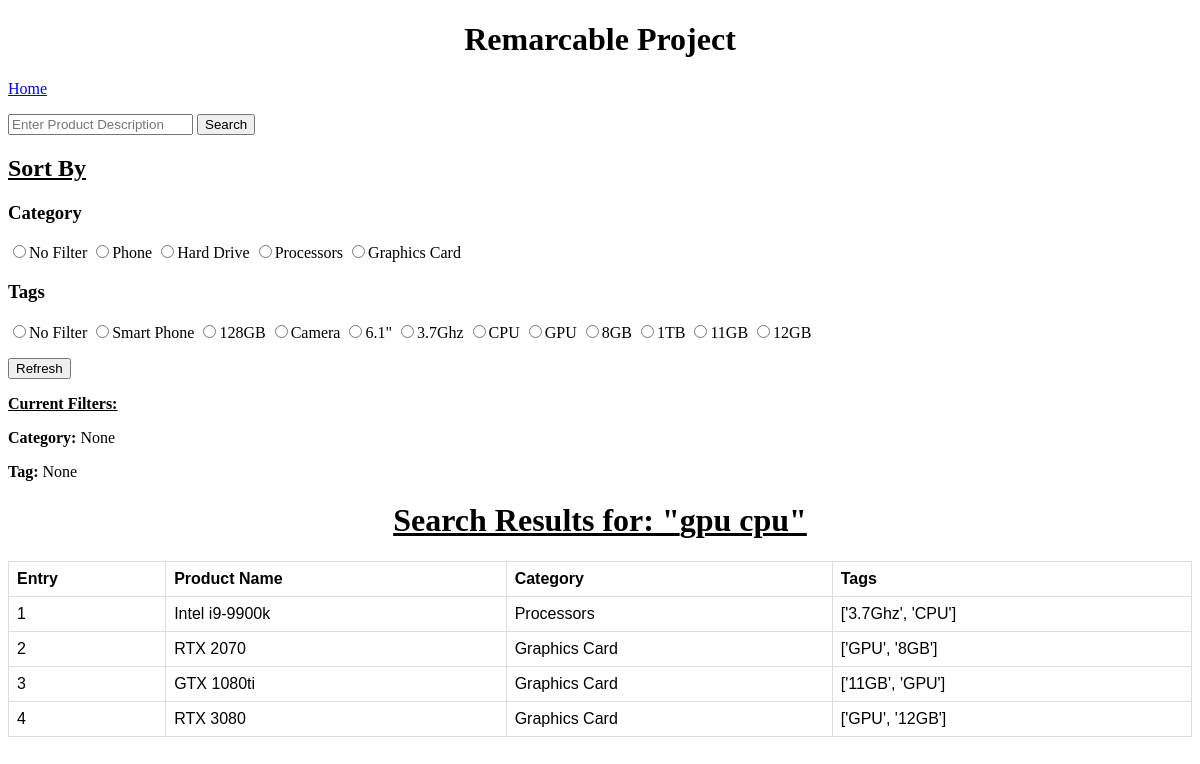
/search_results, run on the app's committed database.
### remarcable_app/models.py (models this page shows)
class Tag(models.Model):
    tag_name = models.CharField(max_length=20)
    def __str__(self) -> str:
        return self.tag_name

class SearchHistory(models.Model):
    search_name = models.CharField(max_length=50)
    def __str__(self) -> str:
        return self.search_name

class Category(models.Model):
    category_name = models.CharField(max_length=20)
    def __str__(self) -> str:
        return self.category_name

class Product(models.Model):
    product_name = models.CharField(max_length=20)
    category = models.ForeignKey('remarcable_app.category', on_delete=models.CASCADE)
    def __str__(self) -> str:
        return self.product_name

### remarcable_app/views.py (the view)
# urls.py: path('search_results', views.search_results, name='search_results')
def search_results(request):
    product_table = pull_all_products()
    tag_product_table = pull_all_tagged_products()
    categories = pull_all_categories()
    just_tags = pull_all_tags()
    search_list = []
    final_products = []
    category_filter = 'None'
    tag_filter = 'None'
    """
    pull the last search term so that if search_results page is refreshed without submitting a new search,
    the search results are still shown and filters can be applied.
    """
    raw_search = str(SearchHistory.objects.last())
    if request.method == "POST" and request.POST.get('text_input') is not None:
        raw_search = request.POST.get('text_input')
        latest_search = SearchHistory.objects.create(search_name=raw_search)
        """
        in order to keep the SearchHistory database from getting too large, we will check to see if it is larger
        than 15 entries. If so, call the delete_old_searches function and delete the 10 oldest searches.
        """
        if len(SearchHistory.objects.all().values_list()) > 15:
            delete_old_searches()
        search_list = strip_search_results(raw_search)
        if len(search_list) > 0:
            final_products = search_products(search_list,product_table,tag_product_table)
        product_table = product_table.filter(id__in = final_products)
    else:
        search_list = strip_search_results(raw_search)
        if len(search_list) > 0:
            final_products = search_products(search_list,product_table,tag_product_table)
        product_table = product_table.filter(id__in = final_products)
        category_filter = request.POST.get('category')
        tag_filter = request.POST.get('tag')
        product_table = filter_by_category(product_table, category_filter, categories)
        product_table = filter_by_tag(product_table, tag_filter,just_tags)
    product_data = products_to_array(product_table)
    tag_data = tags_to_dictionary(tag_product_table)
    return render(request, 'search.html',
    {
        'product_data': product_data,
        'tag_data':tag_data,
        'raw_search':raw_search,
        'categories':categories,
        'tags':just_tags,
        'category_filter':category_filter,
        'tag_filter': tag_filter
    })

### remarcable_app/query_functions.py (called while the page is built, shortened)
def pull_all_products():
    product_table = Product.objects.select_related('category')
    return product_table

def products_to_array(product_table) -> list:
    data = []
    for product in product_table:
        entry = product.id
        product_name = product.product_name
        category = product.category
        data.append({
            'entry': entry,
            'product_name': product_name,
            'category': category
        })
    return data

def pull_all_tagged_products() -> dict:
    tag_table = TagProductRelationship.objects.select_related('product','tag')
    return tag_table

def tags_to_dictionary(tag_product_table) -> dict:
    tag_data = {}
    """
    take in each row from the new row and parse each coloum to be stored neatly in an array containing
    only the product_name and its corresponding tags.
    """
    for tag in tag_product_table:
        tags = []
        product_name = str(tag.product)
        """
        since we need to loop through the tag table twice, we need to check if a product has already
        been parsed and stored. We do not want to create duplicate product entries.
        """
        if product_name not in tag_data:
            for tag_match in tag_product_table:
                if tag.product == tag_match.product:
                    tags.append(str(tag_match.tag))
            tag_data[product_name] = tags
    return tag_data

def pull_all_categories():
    category_data = Category.objects.values_list('category_name', flat=True)
    return category_data

def pull_all_tags():
    tag_data = Tag.objects.values_list('tag_name', flat=True)
    return tag_data

def filter_by_tag(product_table, tag_filter, just_tags):
    return product_table

def filter_by_category(product_table, category_filter, categories):
    return product_table

def strip_search_results(input_string: str) -> list:
    stripped_arr = input_string.split(" ")
    results = list(filter(None, stripped_arr))
    return results

### remarcable_app/templatetags/dictionary_key.py (called while the page is built)
@register.filter()
def dictionary_key(d, k):
    return d.get(k)

### remarcable_app/templates/search.html (shortened to what this page needs)
{% extends 'base.html' %}
{% block content %}
<h2><u>Sort By</u></h2>
<h3>Category</h3>
<form action="" method="post">
    <input type="radio" name= "category" value="None">No Filter</input>
    {% for category in categories %}
    <input type="radio" name= "category" value="{{category}}">{{category}}</input>
    {% endfor %}
    <h3>Tags</h3>
    <input type="radio" name="tag" value="None">No Filter</input>
    {% for tag in tags %}
    <input type="radio" name="tag" value="{{tag}}">{{tag}}</input>
    {% endfor %}
    <button type="submit">Refresh</button>
</form>
<p><b><u>Current Filters:</u></b></p>
<p><b> Category: </b>{{category_filter}}</p>
<p><b>Tag: </b> {{tag_filter}}</p>
<h1><u>Search Results for: "{{raw_search}}"</u></h1>
<table>
    <tr>
        <th>Entry</th>
        <th>Product Name</th>
        <th>Category</th>
        <th>Tags</th>
    </tr>
    {% for column in product_data %}
    <tr>
        <td>{{forloop.counter}}</td>
        <td>{{column.product_name}}</td>
        <td>{{column.category}}</td>
        <td>{{tag_data|dictionary_key:column.product_name}}</td>
    </tr>
    {% endfor %}
</table>
{% endblock %}

### remarcable_app/templates/base.html (style rules this page uses)
h1 { text-align: center; }
table { font-family: arial, sans-serif; border-collapse: collapse; width: 100%; }
td, th { border: 1px solid #dddddd; text-align: left; padding: 8px; }

### data on the page
Tag: tag_name "Smart Phone"
Tag: tag_name "128GB"
Tag: tag_name "Camera"
Tag: tag_name "3.7Ghz"
Tag: tag_name "CPU"
Tag: tag_name "GPU"
Tag: tag_name "8GB"
Tag: tag_name "1TB"
Tag: tag_name "11GB"
Tag: tag_name "12GB"
SearchHistory: search_name "gpu cpu"
Category: product_name "Intel i9-9900k", category "Processors"
Product: product_name "['3.7Ghz', 'CPU']"
Category: product_name "RTX 2070", category "Graphics Card", product_name "GTX 1080ti", product_name "RTX 3080"
Product: product_name "['GPU', '8GB']"
Product: product_name "['11GB', 'GPU']"
Product: product_name "['GPU', '12GB']"

### other printed values
{{ category }} "Phone" "Hard Drive" "Processors" "Graphics Card"
{{ tag }} "6.1\""
{{ category_filter }} "None"
{{ tag_filter }} "None"
